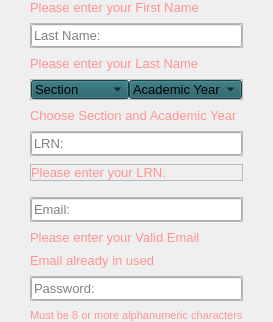
                        <widget class="QWidget" name="widget_20" native="true">
                         <layout class="QVBoxLayout" name="verticalLayout_36">
                          <property name="spacing">
                           <number>8</number>
                          </property>
                          <property name="leftMargin">
                           <number>30</number>
                          </property>
                          <property name="topMargin">
                           <number>0</number>
                          </property>
                          <property name="rightMargin">
                           <number>30</number>
                          </property>
                          <property name="bottomMargin">
                           <number>0</number>
                          </property>
                          <item>
                           <widget class="QWidget" name="warningFname_2" native="true">
                            <layout class="QVBoxLayout" name="verticalLayout_37">
                             <property name="spacing">
                              <number>0</number>
                             </property>
                             <property name="leftMargin">
                              <number>0</number>
                             </property>
                             <property name="topMargin">
                              <number>0</number>
                             </property>
                             <property name="rightMargin">
                              <number>0</number>
                             </property>
                             <property name="bottomMargin">
                              <number>0</number>
                             </property>
                             <item>
                              <widget class="QLabel" name="label_16">
                               <property name="font">
                                <font>
                                 <family>MS Shell Dlg 2</family>
                                 <pointsize>10</pointsize>
                                </font>
                               </property>
                               <property name="text">
                                <string>&lt;html&gt;&lt;head/&gt;&lt;body&gt;&lt;p&gt;&lt;span style=&quot; color:#ff9393;&quot;&gt;Please enter your First Name&lt;/span&gt;&lt;/p&gt;&lt;/body&gt;&lt;/html&gt;</string>
                               </property>
                               <property name="textFormat">
                                <enum>Qt::RichText</enum>
                               </property>
                               <property name="alignment">
                                <set>Qt::AlignLeading|Qt::AlignLeft|Qt::AlignVCenter</set>
                               </property>
                              </widget>
                             </item>
                            </layout>
                           </widget>
                          </item>
                          <item>
                           <widget class="QFrame" name="frame_15">
                            <property name="frameShape">
                             <enum>QFrame::StyledPanel</enum>
                            </property>
                            <property name="frameShadow">
                             <enum>QFrame::Raised</enum>
                            </property>
                            <layout class="QVBoxLayout" name="verticalLayout_38">
                             <property name="spacing">
                              <number>0</number>
                             </property>
                             <property name="leftMargin">
                              <number>0</number>
                             </property>
                             <property name="topMargin">
                              <number>0</number>
                             </property>
                             <property name="rightMargin">
                              <number>0</number>
                             </property>
                             <property name="bottomMargin">
                              <number>0</number>
                             </property>
                             <item>
                              <widget class="QLineEdit" name="studLast_lineEdit">
                               <property name="font">
                                <font>
                                 <pointsize>10</pointsize>
                                </font>
                               </property>
                               <property name="toolTip">
                                <string>Required*</string>
                               </property>
                               <property name="styleSheet">
                                <string notr="true"/>
                               </property>
                               <property name="text">
                                <string/>
                               </property>
                               <property name="placeholderText">
                                <string>Last Name:</string>
                               </property>
                              </widget>
                             </item>
                            </layout>
                           </widget>
                          </item>
                          <item>
                           <widget class="QWidget" name="warningLname_2" native="true">
                            <layout class="QVBoxLayout" name="verticalLayout_39">
                             <property name="spacing">
                              <number>0</number>
                             </property>
                             <property name="leftMargin">
                              <number>0</number>
                             </property>
                             <property name="topMargin">
                              <number>0</number>
                             </property>
                             <property name="rightMargin">
                              <number>0</number>
                             </property>
                             <property name="bottomMargin">
                              <number>0</number>
                             </property>
                             <item>
                              <widget class="QLabel" name="label_17">
                               <property name="font">
                                <font>
                                 <family>MS Shell Dlg 2</family>
                                 <pointsize>10</pointsize>
                                </font>
                               </property>
                               <property name="text">
                                <string>&lt;html&gt;&lt;head/&gt;&lt;body&gt;&lt;p&gt;&lt;span style=&quot; color:#ff9393;&quot;&gt;Please enter your Last Name&lt;/span&gt;&lt;/p&gt;&lt;/body&gt;&lt;/html&gt;</string>
                               </property>
                               <property name="textFormat">
                                <enum>Qt::RichText</enum>
                               </property>
                               <property name="alignment">
                                <set>Qt::AlignLeading|Qt::AlignLeft|Qt::AlignVCenter</set>
                               </property>
                              </widget>
                             </item>
                            </layout>
                           </widget>
                          </item>
                          <item>
                           <widget class="QFrame" name="frame_16">
                            <property name="frameShape">
                             <enum>QFrame::StyledPanel</enum>
                            </property>
                            <property name="frameShadow">
                             <enum>QFrame::Raised</enum>
                            </property>
                            <layout class="QHBoxLayout" name="horizontalLayout_8">
                             <property name="spacing">
                              <number>0</number>
                             </property>
                             <property name="leftMargin">
                              <number>0</number>
                             </property>
                             <property name="topMargin">
                              <number>0</number>
                             </property>
                             <property name="rightMargin">
                              <number>0</number>
                             </property>
                             <property name="bottomMargin">
                              <number>0</number>
                             </property>
                             <item>
                              <widget class="QComboBox" name="studSec_comboBox">
                               <property name="font">
                                <font>
                                 <pointsize>10</pointsize>
                                </font>
                               </property>
                               <property name="styleSheet">
                                <string notr="true">background-color: rgb(29, 89, 98);
padding-left: 3px;</string>
                               </property>
                               <item>
                                <property name="text">
                                 <string>Section</string>
                                </property>
                               </item>
                               <item>
                                <property name="text">
                                 <string>A</string>
                                </property>
                               </item>
                               <item>
                                <property name="text">
                                 <string>B</string>
                                </property>
                               </item>
                               <item>
                                <property name="text">
                                 <string>C</string>
                                </property>
                               </item>
                               <item>
                                <property name="text">
                                 <string>D</string>
                                </property>
                               </item>
                               <item>
                                <property name="text">
                                 <string>E</string>
                                </property>
                               </item>
                              </widget>
                             </item>
                             <item>
                              <widget class="QComboBox" name="studAY_comboBox">
                               <property name="font">
                                <font>
                                 <pointsize>10</pointsize>
                                </font>
                               </property>
                               <property name="styleSheet">
                                <string notr="true">background-color: rgb(29, 89, 98);
padding-left: 3px;</string>
                               </property>
                               <item>
                                <property name="text">
                                 <string>Academic Year</string>
                                </property>
                               </item>
                               <item>
                                <property name="text">
                                 <string>2022 - 2023</string>
                                </property>
                               </item>
                               <item>
                                <property name="text">
                                 <string>2023 - 2024</string>
                                </property>
                               </item>
                              </widget>
                             </item>
                            </layout>
                           </widget>
                          </item>
                          <item>
                           <widget class="QWidget" name="warningYrSec" native="true">
                            <layout class="QVBoxLayout" name="verticalLayout_40">
                             <property name="spacing">
                              <number>0</number>
                             </property>
                             <property name="leftMargin">
                              <number>0</number>
                             </property>
                             <property name="topMargin">
                              <number>0</number>
                             </property>
                             <property name="rightMargin">
                              <number>0</number>
                             </property>
                             <property name="bottomMargin">
                              <number>0</number>
                             </property>
                             <item>
                              <widget class="QLabel" name="label_21">
                               <property name="font">
                                <font>
                                 <family>MS Shell Dlg 2</family>
                                 <pointsize>10</pointsize>
                                </font>
                               </property>
                               <property name="text">
                                <string>&lt;html&gt;&lt;head/&gt;&lt;body&gt;&lt;p&gt;&lt;span style=&quot; color:#ff9393;&quot;&gt;Choose Section and Academic Year&lt;/span&gt;&lt;/p&gt;&lt;/body&gt;&lt;/html&gt;</string>
                               </property>
                               <property name="textFormat">
                                <enum>Qt::RichText</enum>
                               </property>
                               <property name="alignment">
                                <set>Qt::AlignLeading|Qt::AlignLeft|Qt::AlignVCenter</set>
                               </property>
                              </widget>
                             </item>
                            </layout>
                           </widget>
                          </item>
                          <item>
                           <widget class="QFrame" name="frame_17">
                            <property name="frameShape">
                             <enum>QFrame::StyledPanel</enum>
                            </property>
                            <property name="frameShadow">
                             <enum>QFrame::Raised</enum>
                            </property>
                            <layout class="QVBoxLayout" name="verticalLayout_41">
                             <property name="spacing">
                              <number>0</number>
                             </property>
                             <property name="leftMargin">
                              <number>0</number>
                             </property>
                             <property name="topMargin">
                              <number>0</number>
                             </property>
                             <property name="rightMargin">
                              <number>0</number>
                             </property>
                             <property name="bottomMargin">
                              <number>0</number>
                             </property>
                             <item>
                              <widget class="QLineEdit" name="studSchoolID_lineEdit">
                               <property name="font">
                                <font>
                                 <pointsize>10</pointsize>
                                </font>
                               </property>
                               <property name="toolTip">
                                <string>Required*</string>
                               </property>
                               <property name="styleSheet">
                                <string notr="true"/>
                               </property>
                               <property name="text">
                                <string/>
                               </property>
                               <property name="placeholderText">
                                <string>LRN:</string>
                               </property>
                              </widget>
                             </item>
                            </layout>
                           </widget>
                          </item>
                          <item>
                           <widget class="QFrame" name="warningStudID">
                            <property name="frameShape">
                             <enum>QFrame::StyledPanel</enum>
                            </property>
                            <property name="frameShadow">
                             <enum>QFrame::Raised</enum>
                            </property>
                            <layout class="QVBoxLayout" name="verticalLayout_42">
                             <property name="spacing">
                              <number>0</number>
                             </property>
                             <property name="leftMargin">
                              <number>0</number>
                             </property>
                             <property name="topMargin">
                              <number>0</number>
                             </property>
                             <property name="rightMargin">
                              <number>0</number>
                             </property>
                             <property name="bottomMargin">
                              <number>0</number>
                             </property>
                             <item>
                              <widget class="QLabel" name="label_3">
                               <property name="font">
                                <font>
                                 <family>MS Shell Dlg 2</family>
                                 <pointsize>10</pointsize>
                                </font>
                               </property>
                               <property name="text">
                                <string>&lt;html&gt;&lt;head/&gt;&lt;body&gt;&lt;p&gt;&lt;span style=&quot; color:#ff9393;&quot;&gt;Please enter your LRN.&lt;/span&gt;&lt;/p&gt;&lt;/body&gt;&lt;/html&gt;</string>
                               </property>
                               <property name="textFormat">
                                <enum>Qt::RichText</enum>
                               </property>
                               <property name="alignment">
                                <set>Qt::AlignLeading|Qt::AlignLeft|Qt::AlignVCenter</set>
                               </property>
                              </widget>
                             </item>
                            </layout>
                           </widget>
                          </item>
                          <item>
                           <widget class="QWidget" name="warningSchool" native="true">
                            <layout class="QVBoxLayout" name="verticalLayout_43">
                             <property name="spacing">
                              <number>0</number>
                             </property>
                             <property name="leftMargin">
                              <number>0</number>
                             </property>
                             <property name="topMargin">
                              <number>0</number>
                             </property>
                             <property name="rightMargin">
                              <number>0</number>
                             </property>
                             <property name="bottomMargin">
                              <number>0</number>
                             </property>
                            </layout>
                           </widget>
                          </item>
                          <item>
                           <widget class="QFrame" name="frame_18">
                            <property name="frameShape">
                             <enum>QFrame::StyledPanel</enum>
                            </property>
                            <property name="frameShadow">
                             <enum>QFrame::Raised</enum>
                            </property>
                            <layout class="QVBoxLayout" name="verticalLayout_44">
                             <property name="spacing">
                              <number>0</number>
                             </property>
                             <property name="leftMargin">
                              <number>0</number>
                             </property>
                             <property name="topMargin">
                              <number>0</number>
                             </property>
                             <property name="rightMargin">
                              <number>0</number>
                             </property>
                             <property name="bottomMargin">
                              <number>0</number>
                             </property>
                             <item>
                              <widget class="QLineEdit" name="studEmail_lineEdit">
                               <property name="font">
                                <font>
                                 <pointsize>10</pointsize>
                                </font>
                               </property>
                               <property name="toolTip">
                                <string>Required*</string>
                               </property>
                               <property name="styleSheet">
                                <string notr="true"/>
                               </property>
                               <property name="text">
                                <string/>
                               </property>
                               <property name="placeholderText">
                                <string>Email:</string>
                               </property>
                              </widget>
                             </item>
                            </layout>
                           </widget>
                          </item>
                          <item>
                           <widget class="QWidget" name="warningEmail_2" native="true">
                            <layout class="QVBoxLayout" name="verticalLayout_45">
                             <property name="spacing">
                              <number>0</number>
                             </property>
                             <property name="leftMargin">
                              <number>0</number>
                             </property>
                             <property name="topMargin">
                              <number>0</number>
                             </property>
                             <property name="rightMargin">
                              <number>0</number>
                             </property>
                             <property name="bottomMargin">
                              <number>0</number>
                             </property>
                             <item>
                              <widget class="QLabel" name="label_22">
                               <property name="font">
                                <font>
                                 <family>MS Shell Dlg 2</family>
                                 <pointsize>10</pointsize>
                                </font>
                               </property>
                               <property name="text">
                                <string>&lt;html&gt;&lt;head/&gt;&lt;body&gt;&lt;p&gt;&lt;span style=&quot; color:#ff9393;&quot;&gt;Please enter your Valid Email&lt;/span&gt;&lt;/p&gt;&lt;/body&gt;&lt;/html&gt;</string>
                               </property>
                               <property name="textFormat">
                                <enum>Qt::RichText</enum>
                               </property>
                               <property name="alignment">
                                <set>Qt::AlignLeading|Qt::AlignLeft|Qt::AlignVCenter</set>
                               </property>
                              </widget>
                             </item>
                            </layout>
                           </widget>
                          </item>
                          <item>
                           <widget class="QWidget" name="warningEmailInUsed_2" native="true">
                            <layout class="QVBoxLayout" name="verticalLayout_46">
                             <property name="spacing">
                              <number>0</number>
                             </property>
                             <property name="leftMargin">
                              <number>0</number>
                             </property>
                             <property name="topMargin">
                              <number>0</number>
                             </property>
                             <property name="rightMargin">
                              <number>0</number>
                             </property>
                             <property name="bottomMargin">
                              <number>0</number>
                             </property>
                             <item>
                              <widget class="QLabel" name="label_23">
                               <property name="font">
                                <font>
                                 <family>MS Shell Dlg 2</family>
                                 <pointsize>10</pointsize>
                                </font>
                               </property>
                               <property name="text">
                                <string>&lt;html&gt;&lt;head/&gt;&lt;body&gt;&lt;p&gt;&lt;span style=&quot; color:#ff9393;&quot;&gt;Email already in used&lt;/span&gt;&lt;/p&gt;&lt;/body&gt;&lt;/html&gt;</string>
                               </property>
                               <property name="textFormat">
                                <enum>Qt::RichText</enum>
                               </property>
                               <property name="alignment">
                                <set>Qt::AlignLeading|Qt::AlignLeft|Qt::AlignVCenter</set>
                               </property>
                              </widget>
                             </item>
                            </layout>
                           </widget>
                          </item>
                          <item>
                           <widget class="QFrame" name="frame_19">
                            <property name="frameShape">
                             <enum>QFrame::StyledPanel</enum>
                            </property>
                            <property name="frameShadow">
                             <enum>QFrame::Raised</enum>
                            </property>
                            <layout class="QVBoxLayout" name="verticalLayout_47">
                             <property name="spacing">
                              <number>0</number>
                             </property>
                             <property name="leftMargin">
                              <number>0</number>
                             </property>
                             <property name="topMargin">
                              <number>0</number>
                             </property>
                             <property name="rightMargin">
                              <number>0</number>
                             </property>
                             <property name="bottomMargin">
                              <number>0</number>
                             </property>
                             <item>
                              <widget class="QLineEdit" name="studPass_lineEdit">
                               <property name="font">
                                <font>
                                 <pointsize>10</pointsize>
                                </font>
                               </property>
                               <property name="toolTip">
                                <string>Required*</string>
                               </property>
                               <property name="styleSheet">
                                <string notr="true"/>
                               </property>
                               <property name="text">
                                <string/>
                               </property>
                               <property name="echoMode">
                                <enum>QLineEdit::Password</enum>
                               </property>
                               <property name="placeholderText">
                                <string>Password:</string>
                               </property>
                              </widget>
                             </item>
                            </layout>
                           </widget>
                          </item>
                          <item>
                           <widget class="QWidget" name="warningPass_2" native="true">
                            <layout class="QVBoxLayout" name="verticalLayout_48">
                             <property name="spacing">
                              <number>0</number>
                             </property>
                             <property name="leftMargin">
                              <number>0</number>
                             </property>
                             <property name="topMargin">
                              <number>0</number>
                             </property>
                             <property name="rightMargin">
                              <number>0</number>
                             </property>
                             <property name="bottomMargin">
                              <number>0</number>
                             </property>
                             <item>
                              <widget class="QLabel" name="label_24">
                               <property name="font">
                                <font>
                                 <family>MS Shell Dlg 2</family>
                                 <pointsize>10</pointsize>
                                </font>
                               </property>
                               <property name="text">
                                <string>&lt;html&gt;&lt;head/&gt;&lt;body&gt;&lt;p&gt;&lt;span style=&quot; font-size:8pt; color:#ff9393;&quot;&gt;Must be 8 or more alphanumeric characters&lt;/span&gt;&lt;/p&gt;&lt;/body&gt;&lt;/html&gt;</string>
                               </property>
                               <property name="textFormat">
                                <enum>Qt::RichText</enum>
                               </property>
                               <property name="alignment">
                                <set>Qt::AlignLeading|Qt::AlignLeft|Qt::AlignVCenter</set>
                               </property>
                              </widget>
                             </item>
                            </layout>
                           </widget>
                          </item>
                         </layout>
                        </widget>
